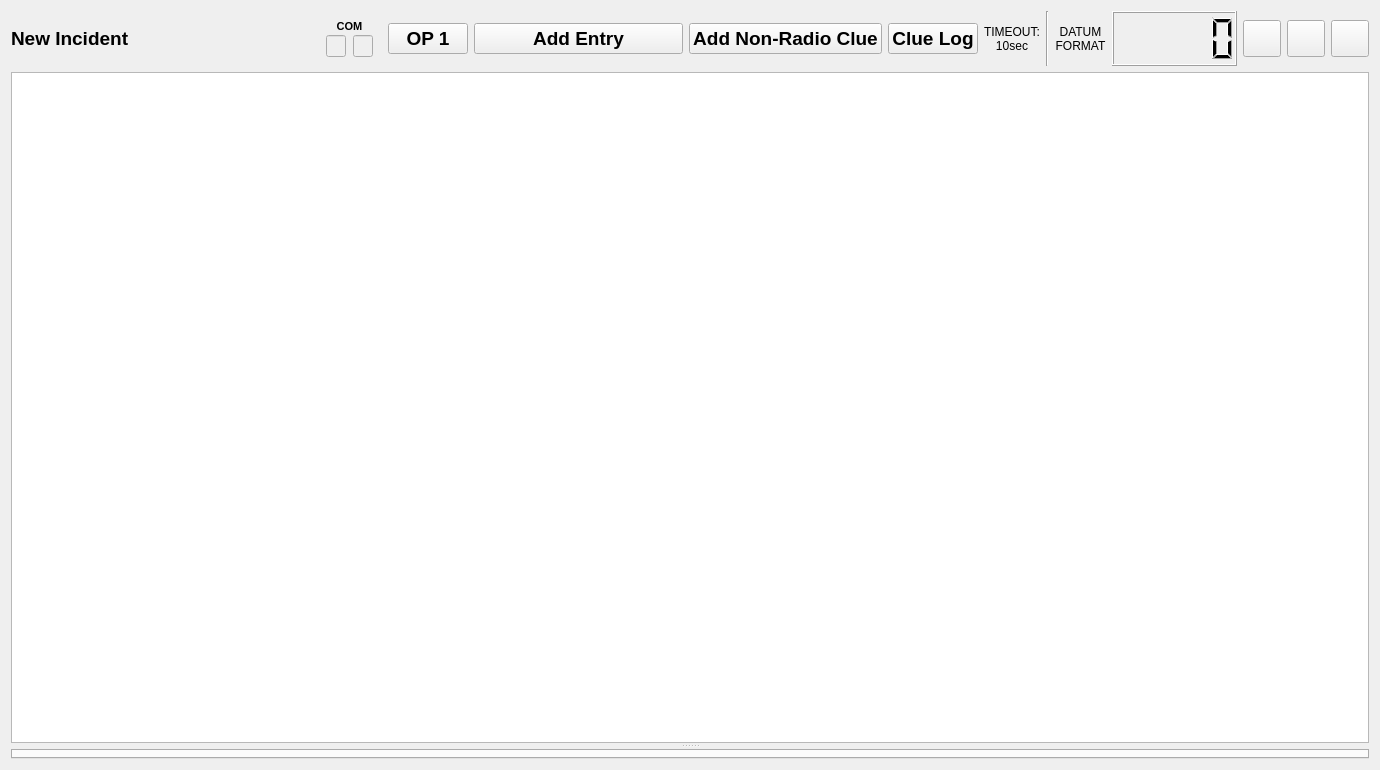
<?xml version="1.0" encoding="UTF-8"?>
<ui version="4.0">
 <class>Dialog</class>
 <widget class="QDialog" name="Dialog">
  <property name="geometry">
   <rect>
    <x>0</x>
    <y>0</y>
    <width>1380</width>
    <height>770</height>
   </rect>
  </property>
  <property name="windowTitle">
   <string>Radio Log</string>
  </property>
  <layout class="QGridLayout" name="gridLayout_2">
   <item row="0" column="0">
    <layout class="QHBoxLayout" name="horizontalLayout">
     <item>
      <widget class="QLabel" name="incidentNameLabel">
       <property name="sizePolicy">
        <sizepolicy hsizetype="Fixed" vsizetype="Preferred">
         <horstretch>0</horstretch>
         <verstretch>0</verstretch>
        </sizepolicy>
       </property>
       <property name="minimumSize">
        <size>
         <width>300</width>
         <height>0</height>
        </size>
       </property>
       <property name="font">
        <font>
         <family>Segoe UI</family>
         <pointsize>14</pointsize>
         <weight>75</weight>
         <bold>true</bold>
        </font>
       </property>
       <property name="text">
        <string>New Incident</string>
       </property>
      </widget>
     </item>
     <item>
      <widget class="QWidget" name="comPortLayoutWidget" native="true">
       <property name="sizePolicy">
        <sizepolicy hsizetype="Fixed" vsizetype="Preferred">
         <horstretch>0</horstretch>
         <verstretch>0</verstretch>
        </sizepolicy>
       </property>
       <layout class="QVBoxLayout" name="comPortSectionLayout">
        <property name="spacing">
         <number>2</number>
        </property>
        <item>
         <widget class="QLabel" name="comPortsLabel">
          <property name="font">
           <font>
            <family>Segoe UI</family>
            <pointsize>8</pointsize>
            <weight>75</weight>
            <bold>true</bold>
           </font>
          </property>
          <property name="text">
           <string>COM</string>
          </property>
          <property name="alignment">
           <set>Qt::AlignCenter</set>
          </property>
         </widget>
        </item>
        <item>
         <layout class="QHBoxLayout" name="comPortLightsLayout">
          <property name="spacing">
           <number>7</number>
          </property>
          <property name="topMargin">
           <number>0</number>
          </property>
          <item>
           <widget class="QLineEdit" name="firstComPortField">
            <property name="enabled">
             <bool>false</bool>
            </property>
            <property name="maximumSize">
             <size>
              <width>20</width>
              <height>16777215</height>
             </size>
            </property>
            <property name="font">
             <font>
              <pointsize>4</pointsize>
             </font>
            </property>
           </widget>
          </item>
          <item>
           <widget class="QLineEdit" name="secondComPortField">
            <property name="enabled">
             <bool>false</bool>
            </property>
            <property name="maximumSize">
             <size>
              <width>20</width>
              <height>16777215</height>
             </size>
            </property>
            <property name="font">
             <font>
              <pointsize>4</pointsize>
             </font>
            </property>
           </widget>
          </item>
         </layout>
        </item>
       </layout>
      </widget>
     </item>
     <item>
      <widget class="QPushButton" name="opPeriodButton">
       <property name="sizePolicy">
        <sizepolicy hsizetype="Minimum" vsizetype="Fixed">
         <horstretch>0</horstretch>
         <verstretch>0</verstretch>
        </sizepolicy>
       </property>
       <property name="font">
        <font>
         <family>Segoe UI</family>
         <pointsize>14</pointsize>
         <weight>75</weight>
         <bold>true</bold>
        </font>
       </property>
       <property name="focusPolicy">
        <enum>Qt::NoFocus</enum>
       </property>
       <property name="toolTip">
        <string>Change Operational Period</string>
       </property>
       <property name="text">
        <string>OP 1</string>
       </property>
      </widget>
     </item>
     <item>
      <widget class="QPushButton" name="pushButton">
       <property name="sizePolicy">
        <sizepolicy hsizetype="Expanding" vsizetype="Fixed">
         <horstretch>0</horstretch>
         <verstretch>0</verstretch>
        </sizepolicy>
       </property>
       <property name="font">
        <font>
         <family>Segoe UI</family>
         <pointsize>14</pointsize>
         <weight>75</weight>
         <bold>true</bold>
        </font>
       </property>
       <property name="focusPolicy">
        <enum>Qt::NoFocus</enum>
       </property>
       <property name="toolTip">
        <string/>
       </property>
       <property name="text">
        <string>Add Entry</string>
       </property>
      </widget>
     </item>
     <item>
      <widget class="QPushButton" name="addNonRadioClueButton">
       <property name="font">
        <font>
         <family>Segoe UI</family>
         <pointsize>14</pointsize>
         <weight>75</weight>
         <bold>true</bold>
        </font>
       </property>
       <property name="focusPolicy">
        <enum>Qt::NoFocus</enum>
       </property>
       <property name="toolTip">
        <string/>
       </property>
       <property name="text">
        <string>Add Non-Radio Clue</string>
       </property>
      </widget>
     </item>
     <item>
      <widget class="QPushButton" name="clueLogButton">
       <property name="font">
        <font>
         <family>Segoe UI</family>
         <pointsize>14</pointsize>
         <weight>75</weight>
         <bold>true</bold>
        </font>
       </property>
       <property name="focusPolicy">
        <enum>Qt::NoFocus</enum>
       </property>
       <property name="toolTip">
        <string/>
       </property>
       <property name="text">
        <string>Clue Log</string>
       </property>
      </widget>
     </item>
     <item>
      <widget class="QLabel" name="timeoutLabel">
       <property name="font">
        <font>
         <family>Segoe UI</family>
         <pointsize>9</pointsize>
        </font>
       </property>
       <property name="toolTip">
        <string>Flashing red begins after this much time without contact</string>
       </property>
       <property name="text">
        <string>TIMEOUT:
10sec</string>
       </property>
       <property name="alignment">
        <set>Qt::AlignCenter</set>
       </property>
      </widget>
     </item>
     <item>
      <widget class="Line" name="line">
       <property name="orientation">
        <enum>Qt::Vertical</enum>
       </property>
      </widget>
     </item>
     <item>
      <widget class="QLabel" name="datumFormatLabel">
       <property name="font">
        <font>
         <family>Segoe UI</family>
         <pointsize>9</pointsize>
        </font>
       </property>
       <property name="text">
        <string>DATUM
FORMAT</string>
       </property>
       <property name="alignment">
        <set>Qt::AlignCenter</set>
       </property>
      </widget>
     </item>
     <item>
      <widget class="QLCDNumber" name="clock">
       <property name="sizePolicy">
        <sizepolicy hsizetype="Fixed" vsizetype="Minimum">
         <horstretch>0</horstretch>
         <verstretch>0</verstretch>
        </sizepolicy>
       </property>
       <property name="minimumSize">
        <size>
         <width>125</width>
         <height>0</height>
        </size>
       </property>
       <property name="maximumSize">
        <size>
         <width>200</width>
         <height>16777215</height>
        </size>
       </property>
      </widget>
     </item>
     <item>
      <widget class="QToolButton" name="helpButton">
       <property name="focusPolicy">
        <enum>Qt::NoFocus</enum>
       </property>
       <property name="toolTip">
        <string/>
       </property>
       <property name="text">
        <string/>
       </property>
       <property name="icon">
        <iconset resource="radiolog_ui.qrc">
         <normaloff>:/radiolog_ui/help_icon.png</normaloff>:/radiolog_ui/help_icon.png</iconset>
       </property>
       <property name="iconSize">
        <size>
         <width>30</width>
         <height>30</height>
        </size>
       </property>
       <property name="shortcut">
        <string>F1</string>
       </property>
      </widget>
     </item>
     <item>
      <widget class="QToolButton" name="optionsButton">
       <property name="sizePolicy">
        <sizepolicy hsizetype="Fixed" vsizetype="Fixed">
         <horstretch>0</horstretch>
         <verstretch>0</verstretch>
        </sizepolicy>
       </property>
       <property name="focusPolicy">
        <enum>Qt::NoFocus</enum>
       </property>
       <property name="toolTip">
        <string/>
       </property>
       <property name="icon">
        <iconset resource="radiolog_ui.qrc">
         <normaloff>:/radiolog_ui/options_icon.png</normaloff>:/radiolog_ui/options_icon.png</iconset>
       </property>
       <property name="iconSize">
        <size>
         <width>30</width>
         <height>30</height>
        </size>
       </property>
       <property name="shortcut">
        <string>F2</string>
       </property>
      </widget>
     </item>
     <item>
      <widget class="QToolButton" name="printButton">
       <property name="sizePolicy">
        <sizepolicy hsizetype="Fixed" vsizetype="Fixed">
         <horstretch>0</horstretch>
         <verstretch>0</verstretch>
        </sizepolicy>
       </property>
       <property name="minimumSize">
        <size>
         <width>0</width>
         <height>0</height>
        </size>
       </property>
       <property name="cursor">
        <cursorShape>ArrowCursor</cursorShape>
       </property>
       <property name="focusPolicy">
        <enum>Qt::NoFocus</enum>
       </property>
       <property name="toolTip">
        <string/>
       </property>
       <property name="text">
        <string/>
       </property>
       <property name="icon">
        <iconset resource="radiolog_ui.qrc">
         <normaloff>:/radiolog_ui/print_icon.png</normaloff>:/radiolog_ui/print_icon.png</iconset>
       </property>
       <property name="iconSize">
        <size>
         <width>30</width>
         <height>30</height>
        </size>
       </property>
      </widget>
     </item>
    </layout>
   </item>
   <item row="1" column="0">
    <widget class="QSplitter" name="splitter">
     <property name="sizePolicy">
      <sizepolicy hsizetype="Preferred" vsizetype="Expanding">
       <horstretch>0</horstretch>
       <verstretch>0</verstretch>
      </sizepolicy>
     </property>
     <property name="styleSheet">
      <string notr="true">QSplitter::handle{image:url(SplitterPanelIcon.png)}</string>
     </property>
     <property name="frameShape">
      <enum>QFrame::NoFrame</enum>
     </property>
     <property name="midLineWidth">
      <number>-1</number>
     </property>
     <property name="orientation">
      <enum>Qt::Vertical</enum>
     </property>
     <property name="handleWidth">
      <number>6</number>
     </property>
     <property name="childrenCollapsible">
      <bool>false</bool>
     </property>
     <widget class="QTableView" name="tableView">
      <property name="font">
       <font>
        <pointsize>9</pointsize>
       </font>
      </property>
      <property name="focusPolicy">
       <enum>Qt::NoFocus</enum>
      </property>
      <property name="editTriggers">
       <set>QAbstractItemView::NoEditTriggers</set>
      </property>
      <property name="tabKeyNavigation">
       <bool>false</bool>
      </property>
      <property name="showDropIndicator" stdset="0">
       <bool>false</bool>
      </property>
      <property name="alternatingRowColors">
       <bool>false</bool>
      </property>
      <property name="selectionMode">
       <enum>QAbstractItemView::SingleSelection</enum>
      </property>
      <property name="selectionBehavior">
       <enum>QAbstractItemView::SelectRows</enum>
      </property>
      <property name="textElideMode">
       <enum>Qt::ElideNone</enum>
      </property>
      <property name="verticalScrollMode">
       <enum>QAbstractItemView::ScrollPerPixel</enum>
      </property>
      <attribute name="verticalHeaderVisible">
       <bool>false</bool>
      </attribute>
     </widget>
     <widget class="QTabWidget" name="tabWidget">
      <property name="font">
       <font>
        <family>Segoe UI</family>
        <pointsize>9</pointsize>
       </font>
      </property>
      <property name="focusPolicy">
       <enum>Qt::NoFocus</enum>
      </property>
      <property name="styleSheet">
       <string notr="true"/>
      </property>
      <property name="tabPosition">
       <enum>QTabWidget::North</enum>
      </property>
      <property name="tabShape">
       <enum>QTabWidget::Rounded</enum>
      </property>
      <property name="currentIndex">
       <number>-1</number>
      </property>
      <property name="iconSize">
       <size>
        <width>10</width>
        <height>20</height>
       </size>
      </property>
      <property name="usesScrollButtons">
       <bool>true</bool>
      </property>
     </widget>
    </widget>
   </item>
  </layout>
 </widget>
 <tabstops>
  <tabstop>pushButton</tabstop>
  <tabstop>tabWidget</tabstop>
  <tabstop>tableView</tabstop>
 </tabstops>
 <resources>
  <include location="radiolog_ui.qrc"/>
 </resources>
 <connections/>
</ui>
